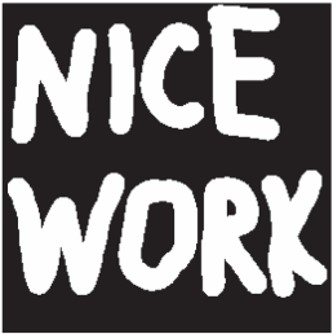
#> input picture hw9/input.jpg, 333 x 334 px
$ python main.py
#> lines starting #> are read from the running program, lines starting #| are printed output that depends on the picture; after the words box and inside, x2 and y2 are one past the last pixel; in counts of white or black regions, pixels touching at a corner belong together
#import the library
import cv2
import numpy as np
import math

img = cv2.imread("input.jpg")
#> img is the input picture: shape (334, 333, 3); mean B, G, R 119, 118.4, 120.7
img = cv2.cvtColor(img, cv2.COLOR_BGR2GRAY)
#> img: shape (334, 333)
ret, img = cv2.threshold(img,127,255,cv2.THRESH_BINARY)
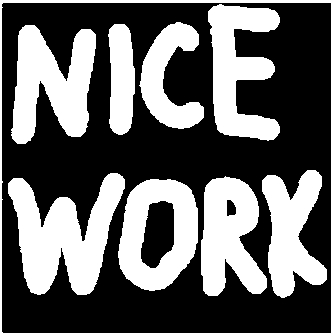
#> img: shape (334, 333); 39.6% white; 9 white regions, largest, box (x1, y1, x2, y2) and area: (8, 173, 125, 295) 7827, (11, 25, 96, 144) 6275, (208, 4, 280, 141) 5710
struct_element = cv2.getStructuringElement(cv2.MORPH_CROSS, (3, 3))

output = np.zeros(img.shape, dtype="uint8")

while(1):
	open_img = cv2.morphologyEx(img, cv2.MORPH_OPEN, struct_element)
	if cv2.countNonZero(open_img)==0:
		break
	diff = cv2.subtract(img, open_img)
	output = cv2.bitwise_or(output, diff)
	img = cv2.erode(open_img, struct_element)
#> this loop made 21 passes
#> pass 1, `open_img = cv2.morphologyEx(img, cv2.MORPH_OPEN, struct_element)`:
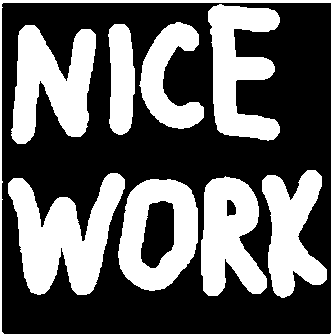
#> open_img: shape (334, 333); 39.3% white; 9 white regions, largest, box (x1, y1, x2, y2) and area: (8, 173, 125, 295) 7826, (11, 25, 96, 144) 6273, (208, 4, 280, 141) 5709
#> pass 1, `diff = cv2.subtract(img, open_img)`:
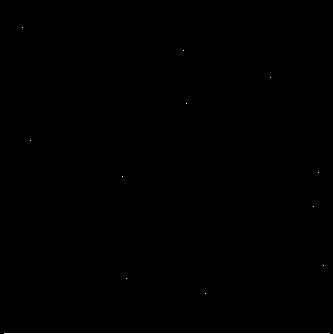
#> diff: shape (334, 333); 0.3% white in thin lines or dots, all inside (x1, y1, x2, y2) = (4, 27, 330, 334)
#> pass 1, `img = cv2.erode(open_img, struct_element)`:
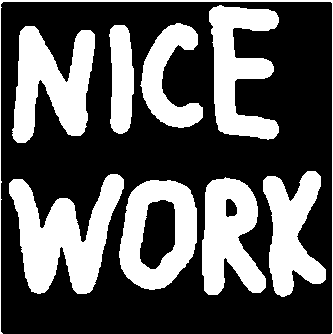
#> img: shape (334, 333); 35.4% white; 9 white regions, largest, box (x1, y1, x2, y2) and area: (9, 174, 124, 294) 7253, (12, 26, 95, 143) 5783, (209, 5, 279, 140) 5207
#> pass 2, `open_img = cv2.morphologyEx(img, cv2.MORPH_OPEN, struct_element)`:
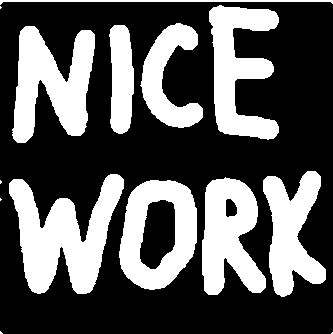
#> open_img: shape (334, 333); 34.9% white; 14 white regions (5 under 20 px), largest, box (x1, y1, x2, y2) and area: (9, 174, 124, 294) 7252, (12, 26, 95, 143) 5782, (209, 5, 279, 140) 5207
#> after the loop:
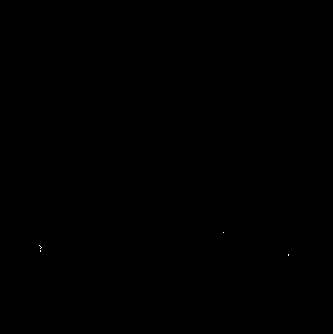
#> img: shape (334, 333); 0.01% white in thin lines or dots, all inside (x1, y1, x2, y2) = (39, 232, 289, 256)
#> after the loop: open_img: shape (334, 333); every value is 0
#> after the loop:
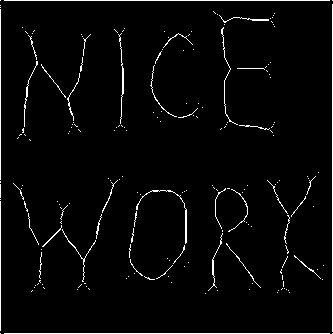
#> output: shape (334, 333); 3% white in thin lines or dots

cv2.imshow('ske', output)
cv2.waitKey(0)
cv2.imwrite('ske3x3.jpg', output)
